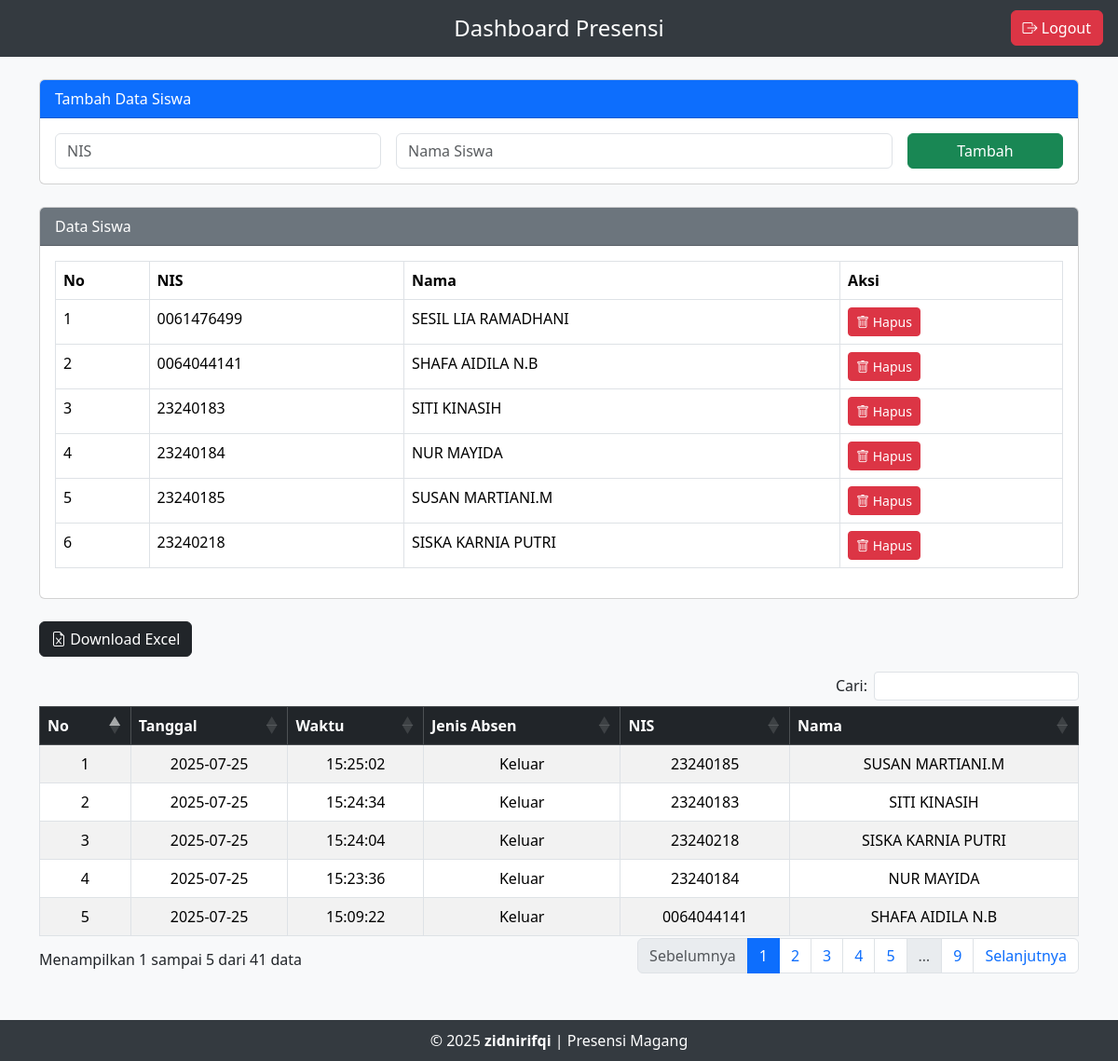
The page /dashboard_admin.php (signed in) on the database its author committed.
### tables this page shows
CREATE TABLE `siswa` (
  `nis` varchar(20) NOT NULL,
  `nama` varchar(100) NOT NULL
);

CREATE TABLE `absensi` (
  `id` int(11) NOT NULL,
  `tanggal` date NOT NULL,
  `waktu` time NOT NULL,
  `jenis_absen` enum('Masuk','Keluar') NOT NULL,
  `nis` varchar(20) NOT NULL,
  `nama` varchar(100) NOT NULL
);

### dashboard_admin.php (the view, shortened to what this page needs)
<?php
require_once "koneksi.php";
$data_siswa = mysqli_query($conn, "SELECT * FROM siswa ORDER BY nis ASC");
?>
<!DOCTYPE html>
<html lang="id">
<head>
     <link rel="stylesheet" href="https://cdn.datatables.net/1.13.6/css/dataTables.bootstrap5.min.css">
    <link href="https://cdn.jsdelivr.net/npm/bootstrap@5.3.3/dist/css/bootstrap.min.css" rel="stylesheet">
    <link href="https://cdn.jsdelivr.net/npm/bootstrap-icons/font/bootstrap-icons.css" rel="stylesheet">
</head>
<body>
<header class="py-3 mb-4 position-relative">
    <div class="container d-flex justify-content-center align-items-center">
        <h4 class="m-0">Dashboard Presensi</h4>
        <a href="dashboard_admin.php" class="admin-icon" title="Dashboard Admin">
        </a>
        <a href="logout.php" class="btn btn-danger position-absolute end-0 me-3">
            <i class="bi bi-box-arrow-right"></i> Logout
        </a>
    </div>
</header>
<div class="container mb-5">
    <div class="card mb-4">
        <div class="card-header bg-primary text-white">Tambah Data Siswa</div>
        <div class="card-body">
            <form method="POST">
                <div class="row g-3">
                    <div class="col-md-4">
                        <input type="text" name="nis" class="form-control" placeholder="NIS" required>
                    </div>
                    <div class="col-md-6">
                        <input type="text" name="nama" class="form-control" placeholder="Nama Siswa" required>
                    </div>
                    <div class="col-md-2">
                        <button type="submit" name="tambah_siswa" class="btn btn-success w-100">Tambah</button>
                    </div>
                </div>
            </form>
        </div>
    </div>
    <div class="card mb-4">
        <div class="card-header bg-secondary text-white">Data Siswa</div>
        <div class="card-body table-responsive">
            <table class="table table-bordered">
                <thead>
                    <tr>
                        <th>No</th>
                        <th>NIS</th>
                        <th>Nama</th>
                        <th>Aksi</th>
                    </tr>
                </thead>
                <tbody>
                    <?php $no = 1; while ($s = mysqli_fetch_assoc($data_siswa)) : ?>
                    <tr>
                        <td><?= $no++ ?></td>
                        <td><?= htmlspecialchars($s['nis']) ?></td>
                        <td><?= htmlspecialchars($s['nama']) ?></td>
                        <td>
                            <a href="?hapus_siswa=<?= $s['nis'] ?>" class="btn btn-danger btn-sm" onclick="return confirm('Yakin hapus siswa ini?')">
                                <i class="bi bi-trash"></i> Hapus
                            </a>
                        </td>
                    </tr>
                    <?php endwhile; ?>
                </tbody>
            </table>
        </div>
    </div>
    <div class="table-responsive">
  <table id="tabelAbsensi" class="table table-striped table-bordered text-center" style="width:100%">
    <thead class="table-dark">
      <tr>
        <a href="export_excel.php" class="btn btn-dark mb-3">
  <i class="bi bi-file-earmark-excel"></i> Download Excel
</a>
        <th>No</th>
        <th>Tanggal</th>
        <th>Waktu</th>
        <th>Jenis Absen</th>
        <th>NIS</th>
        <th>Nama</th>
      </tr>
    </thead>
    <tbody>
      <?php
        $no = 1;
        $query = mysqli_query($conn, "SELECT * FROM absensi ORDER BY tanggal DESC, waktu DESC");
        while ($data = mysqli_fetch_assoc($query)) {
      ?>
        <tr>
          <td><?= $no++ ?></td>
          <td><?= $data['tanggal'] ?></td>
          <td><?= $data['waktu'] ?></td>
          <td><?= $data['jenis_absen'] ?></td>
          <td><?= $data['nis'] ?></td>
          <td><?= $data['nama'] ?></td>
        </tr>
      <?php } ?>
    </tbody>
  </table>
</div>
</div>
<footer>
    &copy; <?= date('Y') ?> <strong>zidnirifqi</strong> | Presensi Magang
</footer>
</body>
</html>

### dashboard_admin.php (style rules this page uses)
body { background-color: #f8f9fa; min-height: 100vh; display: flex; flex-direction: column; }
header, footer { background-color: #343a40; color: white; }
header .admin-icon { position: absolute; top: 10px; right: 60px; color: white; font-size: 1.5rem; }
footer { margin-top: auto; padding: 10px 0; text-align: center; }
.table thead { background-color: #6c757d; color: white; }

### rows shown on the page
siswa: nis "0061476499", nama "SESIL LIA RAMADHANI"
siswa: nis "0064044141", nama "SHAFA AIDILA N.B"
siswa: nis "23240183", nama "SITI KINASIH"
siswa: nis "23240184", nama "NUR MAYIDA"
siswa: nis "23240185", nama "SUSAN MARTIANI.M"
siswa: nis "23240218", nama "SISKA KARNIA PUTRI"
absensi: tanggal "2025-07-25", waktu "15:25:02", jenis_absen "Keluar", nis "23240185", nama "SUSAN MARTIANI.M"
absensi: tanggal "2025-07-25", waktu "15:24:34", jenis_absen "Keluar", nis "23240183", nama "SITI KINASIH"
absensi: tanggal "2025-07-25", waktu "15:24:04", jenis_absen "Keluar", nis "23240218", nama "SISKA KARNIA PUTRI"
absensi: tanggal "2025-07-25", waktu "15:23:36", jenis_absen "Keluar", nis "23240184", nama "NUR MAYIDA"
absensi: tanggal "2025-07-25", waktu "15:09:22", jenis_absen "Keluar", nis "0064044141", nama "SHAFA AIDILA N.B"
